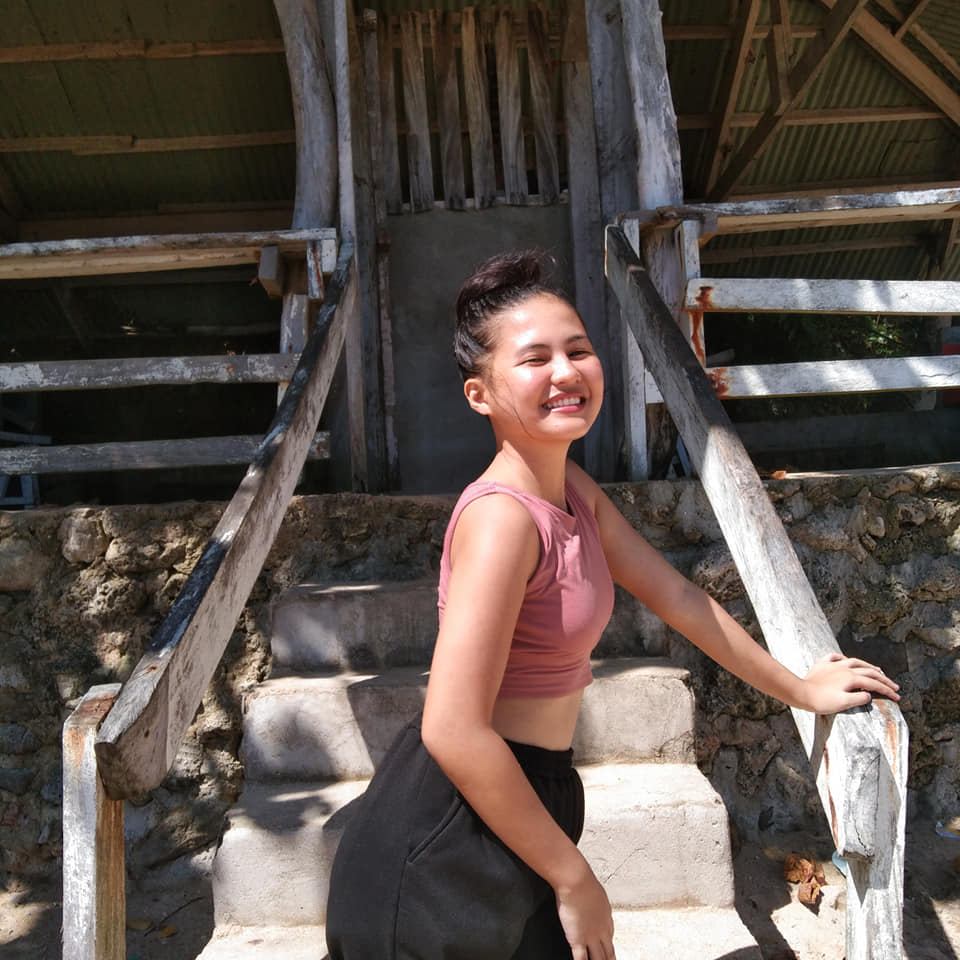
#> input picture photos/inday.jpg, 960 x 960 px
$ python gradient.py
#> lines starting #> are read from the running program, lines starting #| are printed output that depends on the picture
import cv2 as cv
import numpy as np

img = cv.imread('photos/inday.jpg')
#> img is the input picture: shape (960, 960, 3); mean B, G, R 75.6, 81.7, 92.6

# cv.imshow('Inday', img)

gray = cv.cvtColor(img, cv.COLOR_BGR2GRAY)
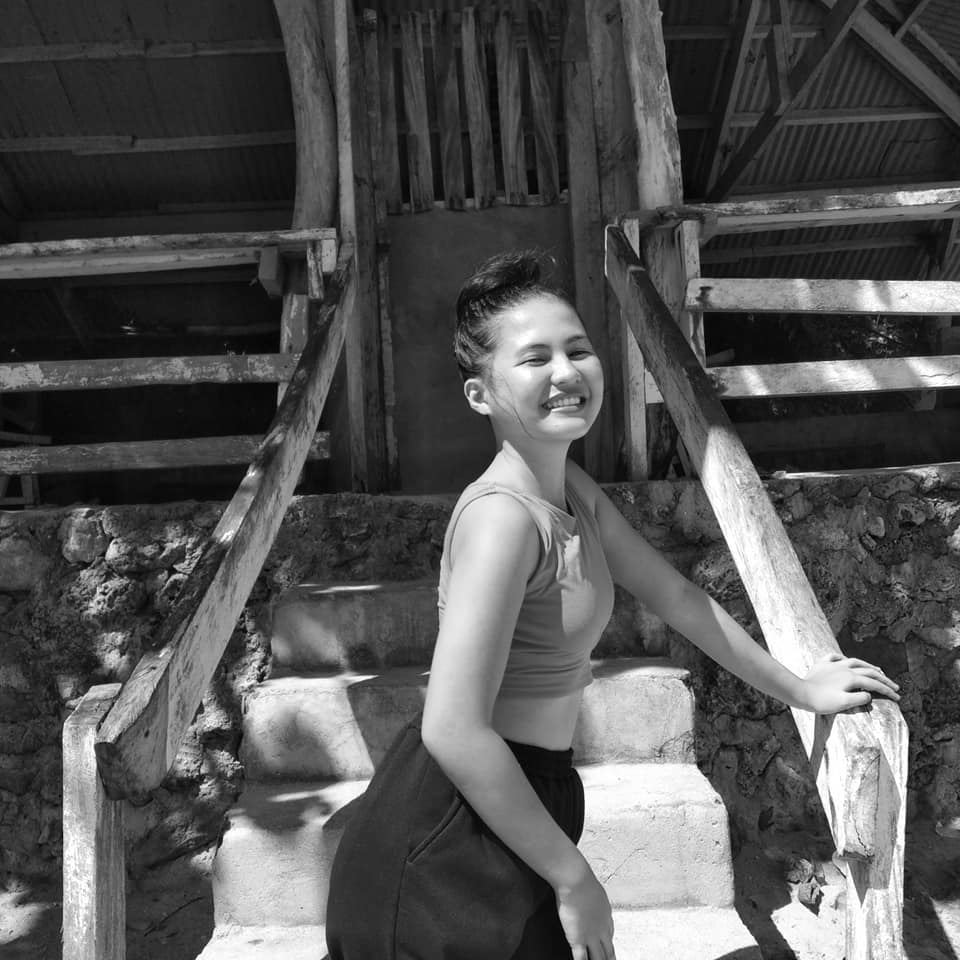
#> gray: shape (960, 960); min 0, max 255, mean 84.3
# cv.imshow('Gray', gray)

# Laplacian
lap = cv.Laplacian(gray, cv.CV_64F)
lap = np.uint8(np.absolute(lap))
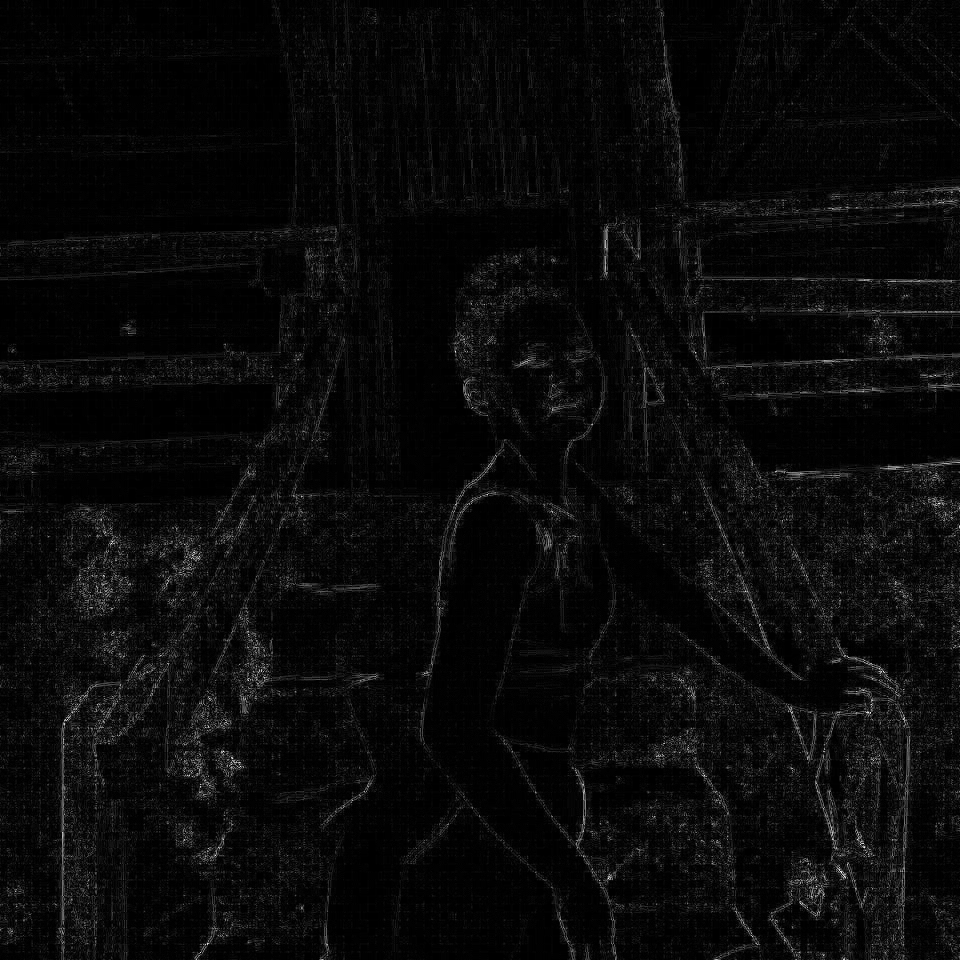
#> lap: shape (960, 960); min 0, max 254, mean 9.9
cv.imshow('Laplacian',lap)

sobelx = cv.Sobel(gray, cv.CV_64F, 1 ,0)
sobely = cv.Sobel(gray, cv.CV_64F, 0 ,1)
combine_sobel = cv.bitwise_or(sobelx,sobely)
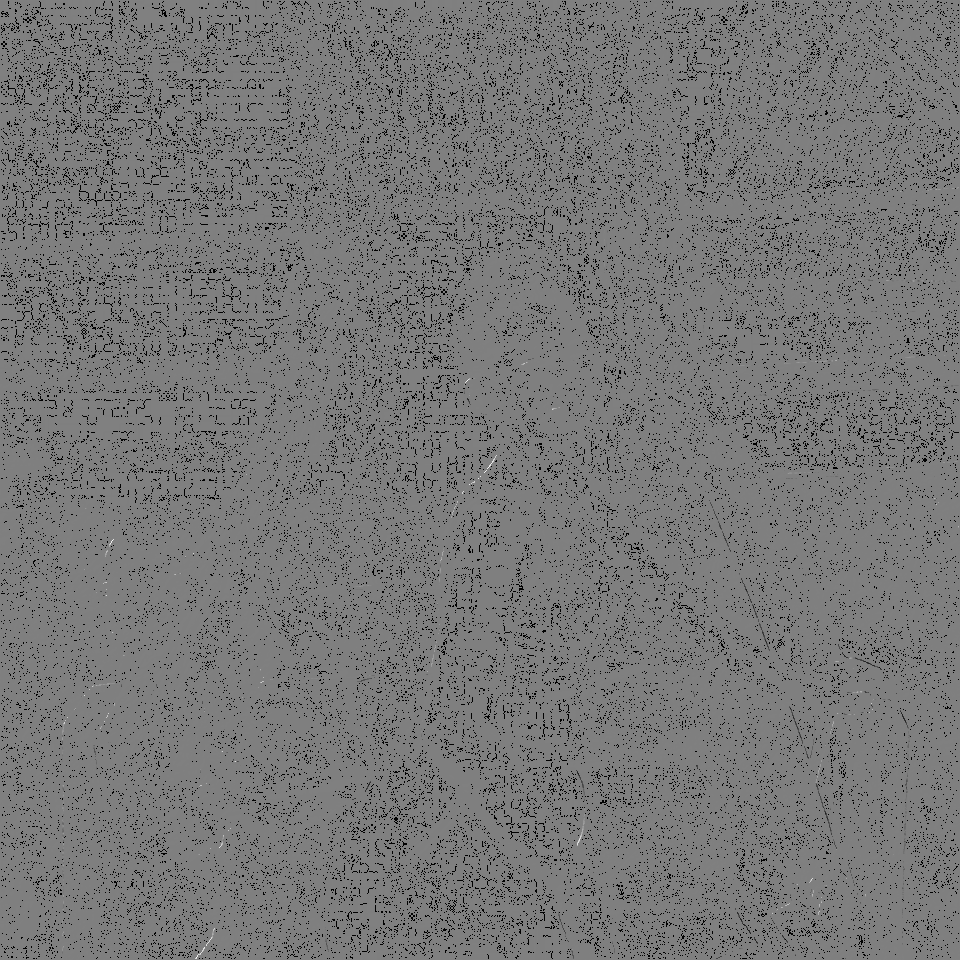
#> combine_sobel: shape (960, 960) float64; 6.42% of the values are NaN or infinite; the others: min -130944, max 129920, mean -91.1; drawn with min black, max white, NaN and infinite black

#cv.imshow('Sobel X',sobelx)
#cv.imshow('Sobel Y',sobely)
cv.imshow('Sobel Combined',combine_sobel)
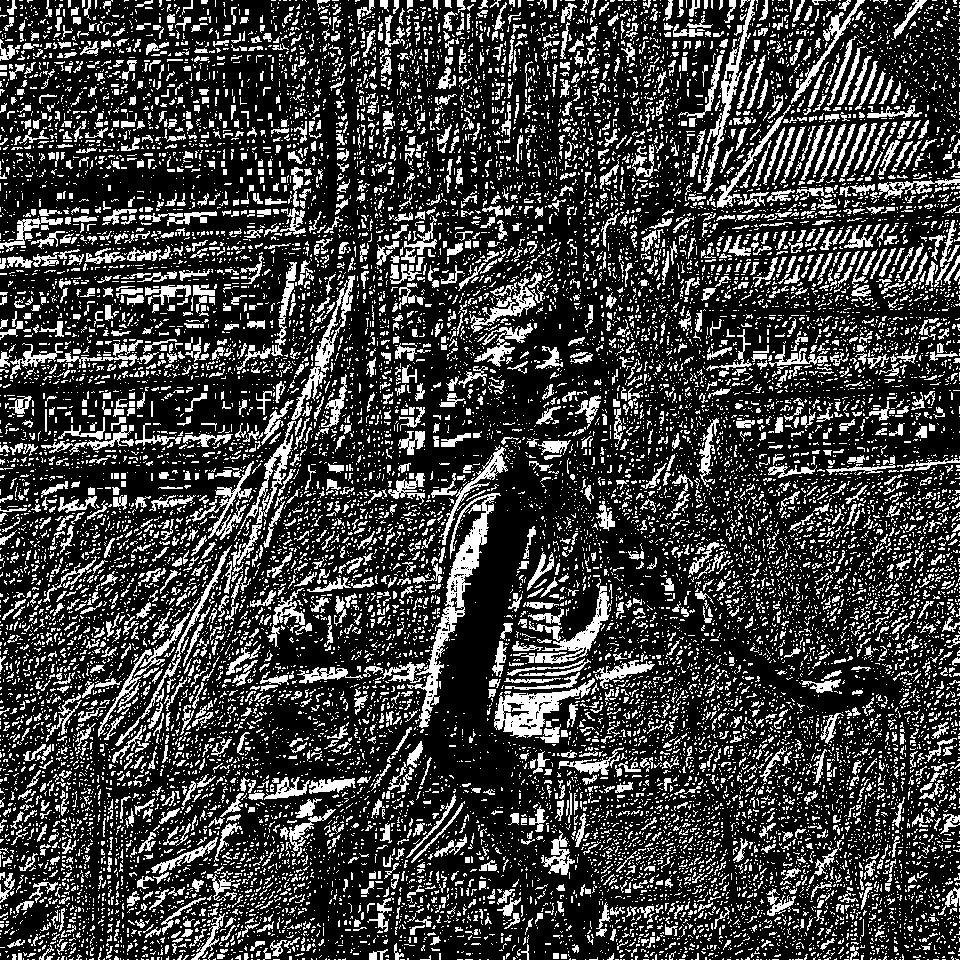
#> window 'Sobel Combined': shape (960, 960); 24.5% white in thin lines or dots

cv.waitKey(0)

$ run again, with photos/gf5.jpg copied over photos/inday.jpg
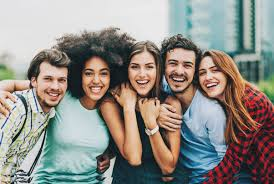
#> input picture photos/gf5.jpg, 274 x 184 px
#> img is the input picture: shape (184, 274, 3); mean B, G, R 135.2, 141.3, 144.5
#> `combine_sobel = cv.bitwise_or(sobelx,sobely)`:
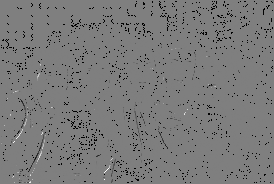
#> combine_sobel: shape (184, 274) float64; 3.2% of the values are NaN or infinite; the others: min -130816, max 130944, mean -400.7; drawn with min black, max white, NaN and infinite black
#> `cv.imshow('Sobel Combined',combine_sobel)`:
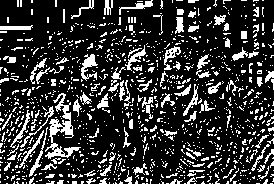
#> window 'Sobel Combined': shape (184, 274); 20.4% white in thin lines or dots
